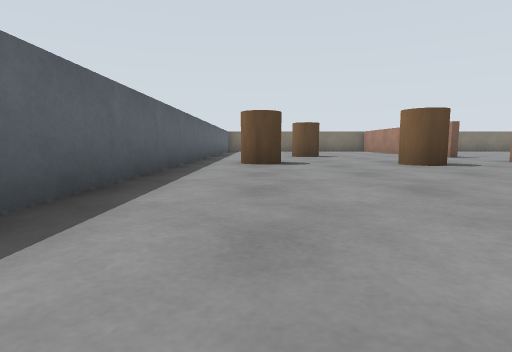
view 1 (above)

16 first-person views from a walk through a Gazebo world. The camera is 0.19 m above the floor, tilts 6° down and sees 80° across. The floor is counted in squares, 0.5 m on a side. Each view is taken from the middle of a square. On the plan, view 1 faces up. The plan holds only what a view shows up to about 9 squares ahead; the rest is blank. The place goes on beyond the plan.

view 2
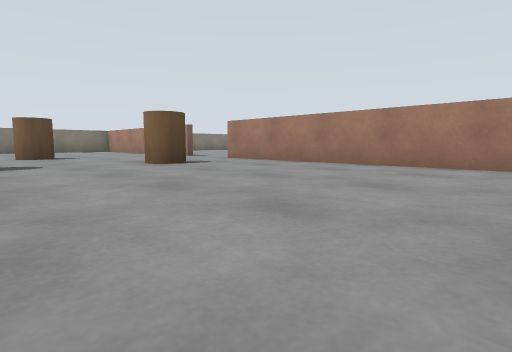

view 3
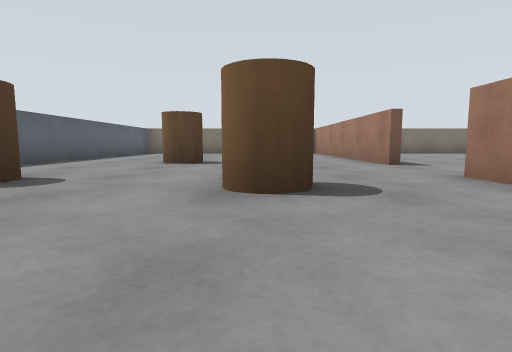

view 4
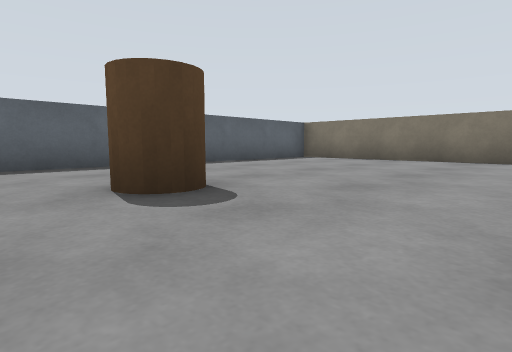

view 5
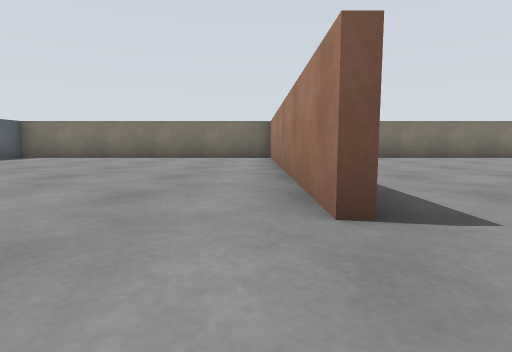

view 6
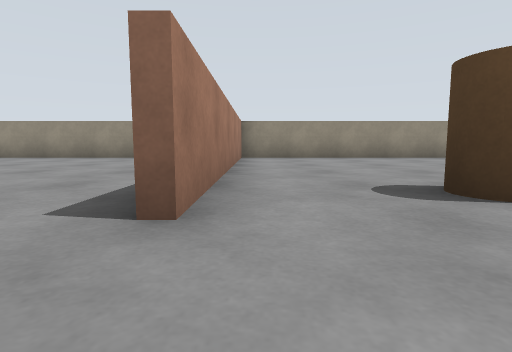

view 7
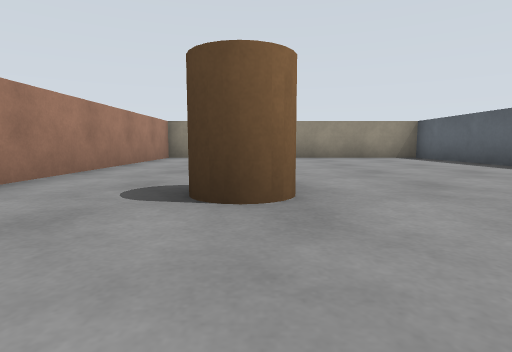

view 8
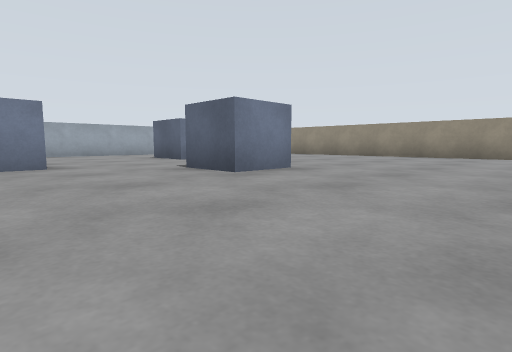

view 9
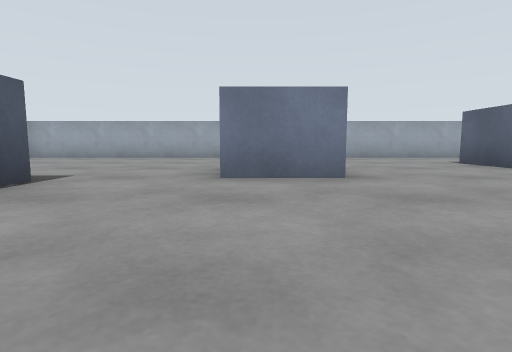

view 10
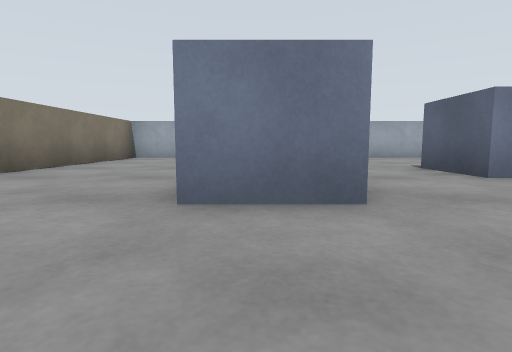

view 11
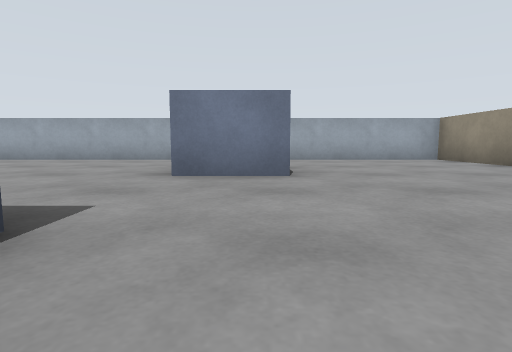

view 12
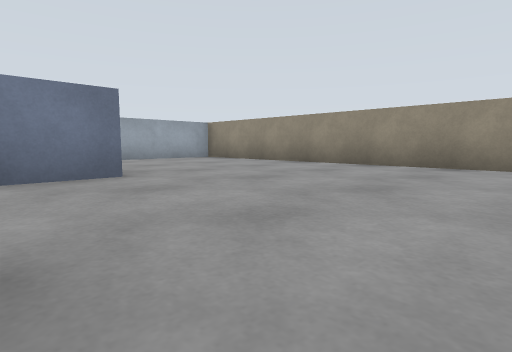

view 13
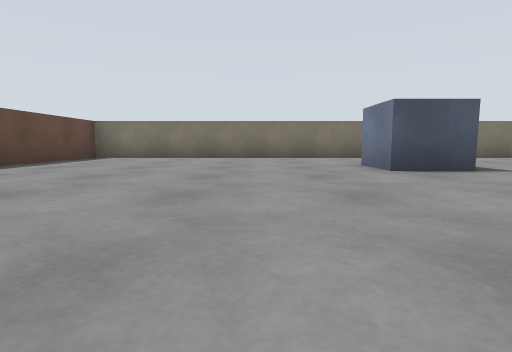

view 14
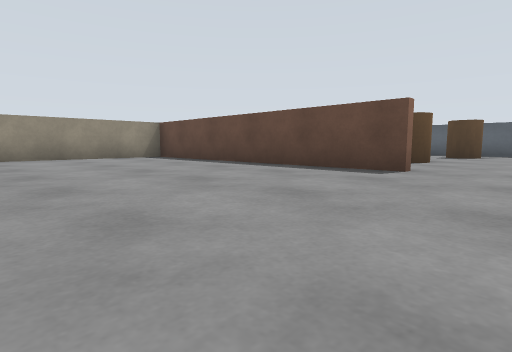

view 15
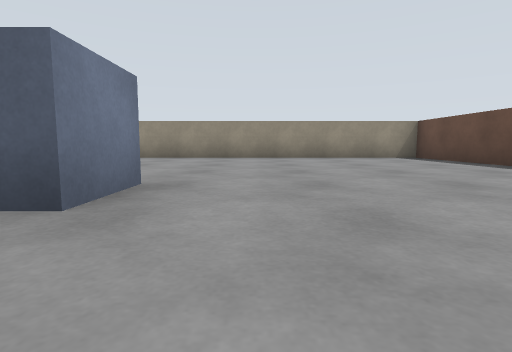

view 16
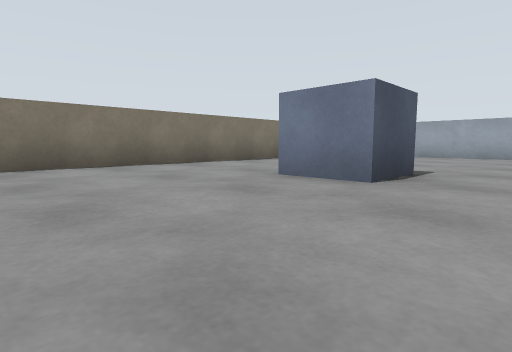

### Floor plan
Ten units are one square. View 1 is at (0, 0); x grows to the right and y downward. Boxes are objects, and circles mark ways between rooms. Rooms are numbered by the first view taken in them; rooms with no view inside come last. Other rooms are left out.
<svg viewBox="-19 -160 208 170">
<path fill="none" stroke="#000" d="M54 -85 54 -151M60 -154 -14 -154 -14 4 60 4M54 5 54 -65M56 -66 56 5M56 -155 56 -121M60 4 184 4 184 -154 60 -154"/>
<rect x="-5" y="-65" width="10" height="10" fill="#bbb"><title>brown cylinder</title></rect>
<rect x="5" y="-95" width="20" height="10" fill="#bbb"><title>brown cylinder</title></rect>
<rect x="25" y="-65" width="10" height="10" fill="#bbb"><title>brown cylinder</title></rect>
<rect x="105" y="-65" width="20" height="20" fill="#bbb"><title>blue box</title></rect>
<rect x="115" y="-125" width="20" height="10" fill="#bbb"><title>blue box</title></rect>
<rect x="135" y="-95" width="20" height="20" fill="#bbb"><title>blue box</title></rect>
<rect x="145" y="-55" width="20" height="20" fill="#bbb"><title>blue box</title></rect>
<circle cx="60" cy="-75" r="3" fill="#2a7"/>
<text x="20" y="-80">1</text>
<text x="120" y="-80">2</text>
</svg>
Room 1 opens to room 2.

Where each view was taken, in squares from view 1:
view 1: 0 up, 0 right, facing up
view 2: 0 up, 0 right, facing up-right
view 3: 3 up, 3 right, facing up
view 4: 8 up, 4 right, facing up-left
view 5: 7 up, 5 right, facing up
view 6: 8 up, 5 right, facing down
view 7: 8 up, 3 right, facing down
view 8: 9 up, 8 right, facing down-right
view 9: 9 up, 10 right, facing right
view 10: 12 up, 10 right, facing right
view 11: 4 up, 11 right, facing right
view 12: 5 up, 11 right, facing down-right
view 13: 7 up, 10 right, facing up
view 14: 8 up, 10 right, facing down-left
view 15: 8 up, 10 right, facing down
view 16: 10 up, 9 right, facing up-right
